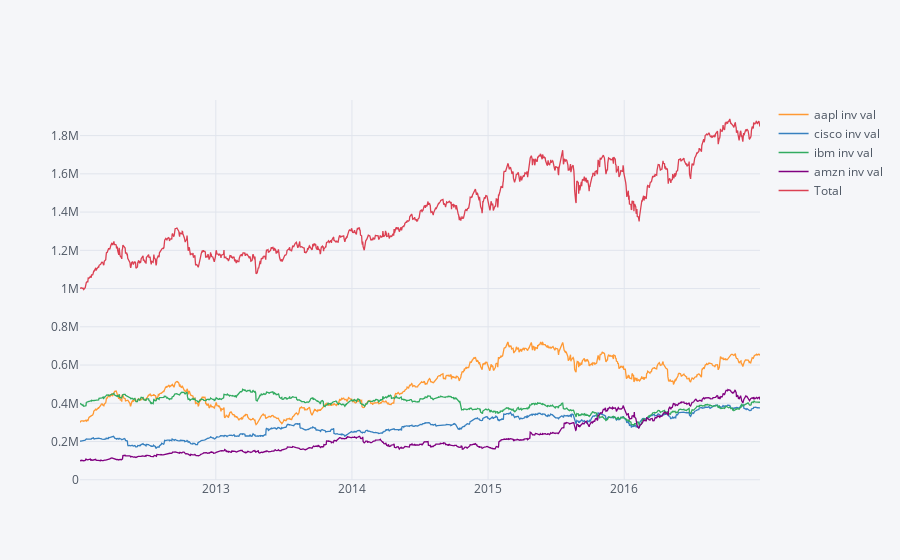

The cell this chart's notebook holds for it:
### Code cell
p_total.iplot()

### Figure 1 — Plotly figure (JSON) as saved in the notebook; plotly's stock layout.template omitted (floating-point values rounded to 4 significant figures; data arrays with more than 128 entries replaced by an {"elided": "..."} marker saying what was removed)
{"data": [{"line": {"color": "rgba(255, 153, 51, 1.0)", "dash": "solid", "shape": "linear", "width": 1.3}, "mode": "lines", "name": "aapl inv val", "text": "", "type": "scatter", "uid": "abc4ce3e-3a63-4736-9f88-4dec41fcbf4e", "x": {"elided": "1258 str values"}, "y": {"elided": "1258 float values"}}, {"line": {"color": "rgba(55, 128, 191, 1.0)", "dash": "solid", "shape": "linear", "width": 1.3}, "mode": "lines", "name": "cisco inv val", "text": "", "type": "scatter", "uid": "a1a313e4-8f57-48de-90ca-2be316f0936a", "x": {"elided": "1258 str values"}, "y": {"elided": "1258 float values"}}, {"line": {"color": "rgba(50, 171, 96, 1.0)", "dash": "solid", "shape": "linear", "width": 1.3}, "mode": "lines", "name": "ibm inv val", "text": "", "type": "scatter", "uid": "e61eaf7e-8d76-44da-adb9-b7663151b841", "x": {"elided": "1258 str values"}, "y": {"elided": "1258 float values"}}, {"line": {"color": "rgba(128, 0, 128, 1.0)", "dash": "solid", "shape": "linear", "width": 1.3}, "mode": "lines", "name": "amzn inv val", "text": "", "type": "scatter", "uid": "cd88ded7-af0e-40cd-b46e-b35c9e62c25e", "x": {"elided": "1258 str values"}, "y": {"elided": "1258 float values"}}, {"line": {"color": "rgba(219, 64, 82, 1.0)", "dash": "solid", "shape": "linear", "width": 1.3}, "mode": "lines", "name": "Total", "text": "", "type": "scatter", "uid": "d6995679-2e8f-49df-b4cc-59cd4811234d", "x": {"elided": "1258 str values"}, "y": {"elided": "1258 float values"}}], "layout": {"legend": {"bgcolor": "#F5F6F9", "font": {"color": "#4D5663"}}, "paper_bgcolor": "#F5F6F9", "plot_bgcolor": "#F5F6F9", "title": {"font": {"color": "#4D5663"}}, "xaxis": {"gridcolor": "#E1E5ED", "showgrid": true, "tickfont": {"color": "#4D5663"}, "title": {"font": {"color": "#4D5663"}, "text": ""}, "zerolinecolor": "#E1E5ED"}, "yaxis": {"gridcolor": "#E1E5ED", "showgrid": true, "tickfont": {"color": "#4D5663"}, "title": {"font": {"color": "#4D5663"}, "text": ""}, "zerolinecolor": "#E1E5ED"}}}
